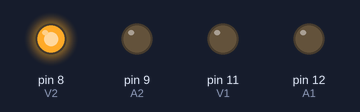
This sketch was run on a simulated Arduino Uno, built with avr-gcc and run on an emulated ATmega328P. Shown: output pins drawn as LEDs (lit = HIGH). Pins used as bus, display or sensor lines are not drawn.

Above: at 2.5 s.
At 5.5 s:
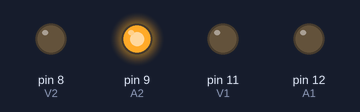
At 8.5 s:
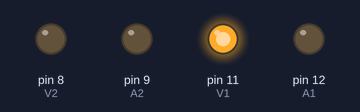
At 11.5 s:
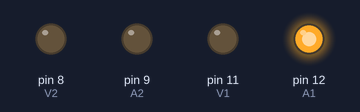
Timing chart, 0 to 15.6 s (numbered marks = the images above):
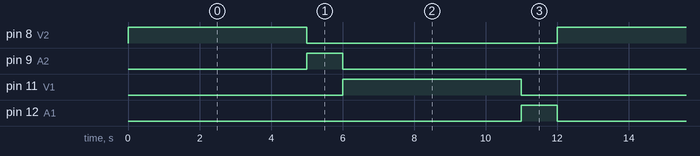

Measured:
- by itself, pin 8 (V2), pin 11 (V1): alternates HIGH for 5.0 s and LOW for 7.0 s
- by itself, pin 9 (A2), pin 12 (A1): alternates HIGH for 1.0 s and LOW for 11.0 s
- by itself, everything shown: repeats every 12.0 s, in 4 steps

The sketch:

P2A3-Semaforo.ino
```cpp
#define R1 13
#define A1 12
#define V1 11

#define R2 10
#define A2 9
#define V2 8


void setup() {
  // put your setup code here, to run once:
  pinMode(R1,OUTPUT);
  pinMode(R2,OUTPUT);
  pinMode(A1,OUTPUT);
  pinMode(A2,OUTPUT);
  pinMode(V1,OUTPUT);
  pinMode(V2,OUTPUT);


}

void loop() {
  // put your main code here, to run repeatedly:
  digitalWrite(R1,HIGH);
  digitalWrite(R2,LOW);

  digitalWrite(A1,LOW);
  digitalWrite(A2,LOW);

  digitalWrite(V1,LOW);
  digitalWrite(V2,HIGH);
  delay(5000);

  digitalWrite(R1,HIGH);
  digitalWrite(R2,LOW);

  digitalWrite(A1,LOW);
  digitalWrite(A2,HIGH);

  digitalWrite(V1,LOW);
  digitalWrite(V2,LOW);
  delay(1000);

  digitalWrite(R1,LOW);
  digitalWrite(R2,HIGH);

  digitalWrite(A1,LOW);
  digitalWrite(A2,LOW);

  digitalWrite(V1,HIGH);
  digitalWrite(V2,LOW);
  delay(5000);

  digitalWrite(R1,LOW);
  digitalWrite(R2,HIGH);

  digitalWrite(A1,HIGH);
  digitalWrite(A2,LOW);

  digitalWrite(V1,LOW);
  digitalWrite(V2,LOW);
  delay(1000);


}
```
